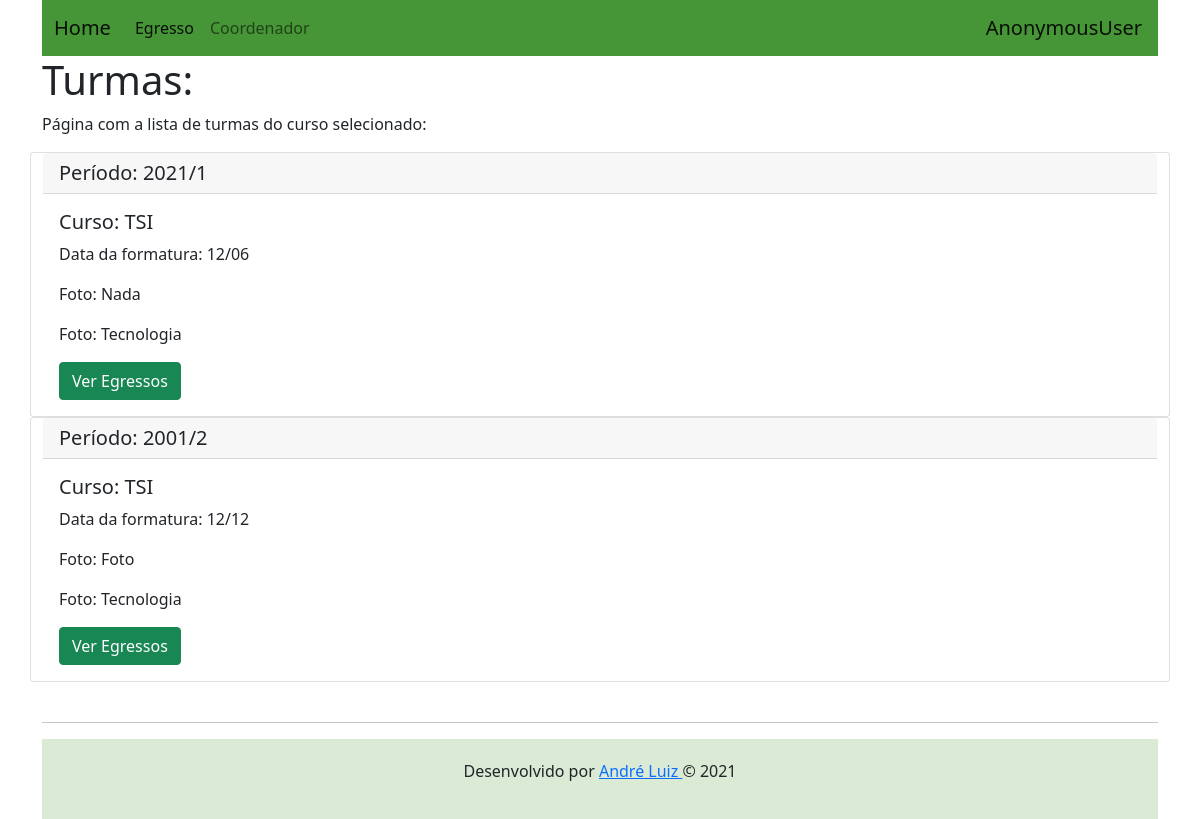
Before: /turmas/1 with the older database file.
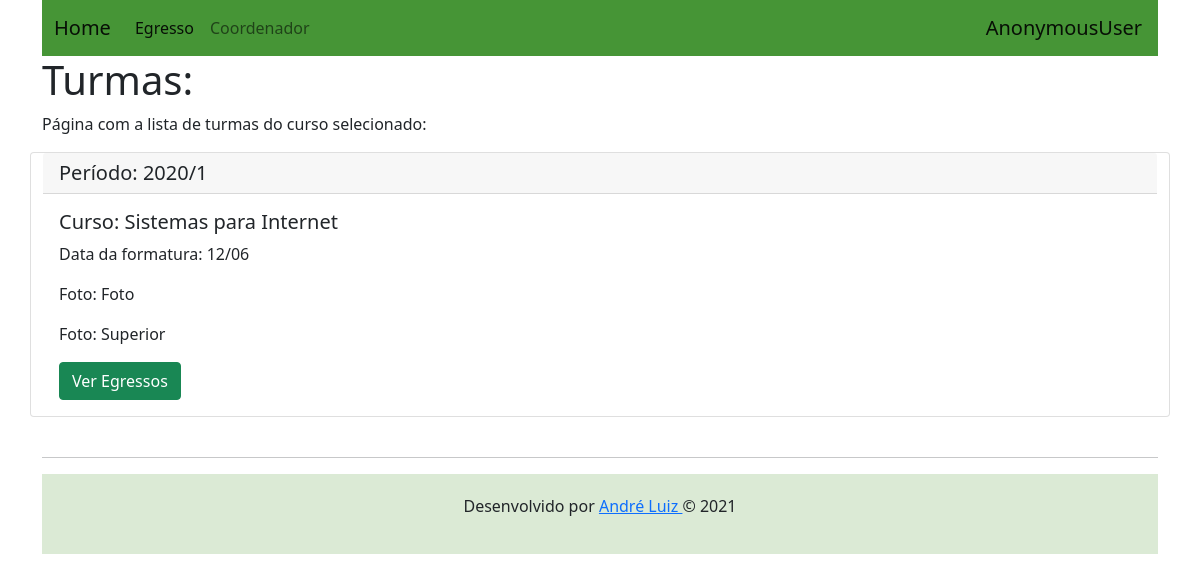
After: the same page with the newer database file.
### perfis/models.py (models this page shows, shortened)
class Turma(models.Model):
    periodo = models.CharField(max_length=255, null=False)
    data_formatura = models.CharField(max_length=255, null=False)
    foto = models.CharField(max_length=255, null=False)
    curso = models.ForeignKey(Curso, on_delete=models.CASCADE)
    alunos = models.ManyToManyField(Alunos, related_name='turmaa')

class Curso(models.Model):
    NIVEL_CHOICES = (
        ('Superior', 'Superior (Bacharelado / Licenciatura)'),
        ('Superior', 'Superior (Tecnologia)'),
        ('Tecnico', 'Técnico (Integrado)'),
        ('Tecnico', 'Técnico(Subsequente)'),
    )
    nome = models.CharField(max_length=255, null=False)
    nivel = models.CharField(max_length=255, choices=NIVEL_CHOICES, null=False)
    campus = models.CharField(max_length=255, null=False)
    def __str__(self):
        return self.nome

### perfis/views.py (the view)
# urls.py: path('turmas/<str:turma_id>', views.listarturmasview, name='exibir_turma2'),
def listarturmasview(request, turma_id):
    turmas2 = Turma.objects.filter(curso=turma_id)
    return render(request, 'turma.html', { "turmas2" : turmas2})

### perfis/templates/turma.html
{% extends "base.html" %}
{% block body %}
<h1>Turmas:</h1>
<br>
<p>
    Página com a lista de turmas do curso selecionado:
</p>
{% if turmas2%}
    {% for turma in turmas2 %}
        <div class="card">
            <h5 class="card-header">Período: {{turma.periodo}}</h5>
            <div class="card-body">
                <h5 class="card-title">Curso: {{turma.curso}}</h5>
                <p class="card-text">Data da formatura: {{turma.data_formatura}}</p>
                <p class="card-text">Foto: {{turma.foto}}</p>
                <p class="card-text">Foto: {{turma.curso.nivel}}</p>
                <a href="{% url 'exibir_egresso' turma.id %}" class="btn btn-success">Ver Egressos</a>
            </div>
        </div>
    {% endfor %}
{% else %}
    <p><strong>Não temos turmas cadastradas neste curso ainda!</strong></p>
{% endif %}
{% endblock %}

Changed rows visible on the page:
no longer on this page (row edited): Turma: periodo "2001/2", curso "TSI", data_formatura "12/12", foto "Foto", curso.nivel "Tecnologia"
changed Turma: periodo "2021/1" → "2020/1"; curso "TSI" → "Sistemas para Internet"; foto "Nada" → "Foto"; curso.nivel "Tecnologia" → "Superior"
